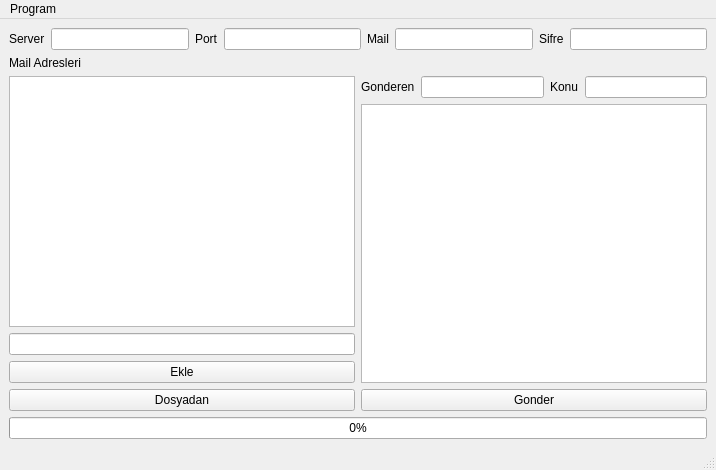
<?xml version="1.0" encoding="UTF-8"?>
<ui version="4.0">
 <class>MainWindow</class>
 <widget class="QMainWindow" name="MainWindow">
  <property name="geometry">
   <rect>
    <x>0</x>
    <y>0</y>
    <width>716</width>
    <height>470</height>
   </rect>
  </property>
  <property name="windowTitle">
   <string>Toplu Mail Gonderici</string>
  </property>
  <widget class="QWidget" name="centralwidget">
   <layout class="QGridLayout" name="gridLayout_8">
    <item row="0" column="0">
     <layout class="QGridLayout" name="gridLayout_7">
      <item row="0" column="0">
       <layout class="QGridLayout" name="gridLayout">
        <item row="0" column="6">
         <widget class="QLabel" name="label_4">
          <property name="text">
           <string>Sifre</string>
          </property>
         </widget>
        </item>
        <item row="0" column="0">
         <widget class="QLabel" name="label">
          <property name="text">
           <string>Server</string>
          </property>
         </widget>
        </item>
        <item row="0" column="5">
         <widget class="QLineEdit" name="lineEdit_4"/>
        </item>
        <item row="0" column="2">
         <widget class="QLabel" name="label_2">
          <property name="text">
           <string>Port</string>
          </property>
         </widget>
        </item>
        <item row="0" column="4">
         <widget class="QLabel" name="label_3">
          <property name="text">
           <string>Mail</string>
          </property>
         </widget>
        </item>
        <item row="0" column="7">
         <widget class="QLineEdit" name="lineEdit"/>
        </item>
        <item row="0" column="1">
         <widget class="QLineEdit" name="lineEdit_2"/>
        </item>
        <item row="0" column="3">
         <widget class="QLineEdit" name="lineEdit_3"/>
        </item>
       </layout>
      </item>
      <item row="1" column="0">
       <layout class="QGridLayout" name="gridLayout_6">
        <item row="0" column="0">
         <widget class="QLabel" name="label_5">
          <property name="text">
           <string>Mail Adresleri</string>
          </property>
         </widget>
        </item>
        <item row="1" column="0">
         <layout class="QGridLayout" name="gridLayout_5">
          <item row="0" column="0" rowspan="3">
           <layout class="QGridLayout" name="gridLayout_4">
            <item row="0" column="0">
             <widget class="QListWidget" name="listWidget"/>
            </item>
            <item row="1" column="0">
             <layout class="QGridLayout" name="gridLayout_3">
              <item row="0" column="0">
               <widget class="QLineEdit" name="lineEdit_7"/>
              </item>
              <item row="1" column="0">
               <widget class="QPushButton" name="pushButton_2">
                <property name="text">
                 <string>Ekle</string>
                </property>
                <property name="icon">
                 <iconset>
                  <normaloff>../../usr/share/icons/Humanity/actions/64/document-new.svg</normaloff>../../usr/share/icons/Humanity/actions/64/document-new.svg</iconset>
                </property>
                <property name="shortcut">
                 <string>Return</string>
                </property>
               </widget>
              </item>
              <item row="2" column="0">
               <widget class="QPushButton" name="pushButton_3">
                <property name="text">
                 <string>Dosyadan</string>
                </property>
                <property name="icon">
                 <iconset>
                  <normaloff>../../usr/share/icons/Humanity/actions/64/stock_add-bookmark.svg</normaloff>../../usr/share/icons/Humanity/actions/64/stock_add-bookmark.svg</iconset>
                </property>
               </widget>
              </item>
             </layout>
            </item>
           </layout>
          </item>
          <item row="0" column="1">
           <layout class="QGridLayout" name="gridLayout_2">
            <item row="0" column="0">
             <widget class="QLabel" name="label_6">
              <property name="text">
               <string>Gonderen</string>
              </property>
             </widget>
            </item>
            <item row="0" column="1">
             <widget class="QLineEdit" name="lineEdit_6"/>
            </item>
            <item row="0" column="2">
             <widget class="QLabel" name="label_8">
              <property name="text">
               <string>Konu</string>
              </property>
             </widget>
            </item>
            <item row="0" column="3">
             <widget class="QLineEdit" name="lineEdit_5"/>
            </item>
           </layout>
          </item>
          <item row="1" column="1">
           <widget class="QTextEdit" name="textEdit"/>
          </item>
          <item row="2" column="1">
           <widget class="QPushButton" name="pushButton">
            <property name="text">
             <string>Gonder</string>
            </property>
            <property name="icon">
             <iconset>
              <normaloff>../../usr/share/icons/Humanity/actions/64/address-book-new.svg</normaloff>../../usr/share/icons/Humanity/actions/64/address-book-new.svg</iconset>
            </property>
           </widget>
          </item>
         </layout>
        </item>
       </layout>
      </item>
     </layout>
    </item>
    <item row="1" column="0">
     <widget class="QProgressBar" name="progressBar">
      <property name="value">
       <number>0</number>
      </property>
     </widget>
    </item>
   </layout>
  </widget>
  <widget class="QStatusBar" name="statusbar"/>
  <widget class="QMenuBar" name="menubar">
   <property name="geometry">
    <rect>
     <x>0</x>
     <y>0</y>
     <width>716</width>
     <height>25</height>
    </rect>
   </property>
   <widget class="QMenu" name="menuProgram">
    <property name="title">
     <string>Program</string>
    </property>
    <addaction name="actionAyarlar"/>
    <addaction name="actionHakkinda"/>
    <addaction name="actionYukseltme"/>
   </widget>
   <addaction name="menuProgram"/>
  </widget>
  <action name="actionAyarlar">
   <property name="enabled">
    <bool>false</bool>
   </property>
   <property name="text">
    <string>Ayarlar</string>
   </property>
  </action>
  <action name="actionHakkinda">
   <property name="enabled">
    <bool>false</bool>
   </property>
   <property name="text">
    <string>Hakkinda</string>
   </property>
  </action>
  <action name="actionYukseltme">
   <property name="enabled">
    <bool>false</bool>
   </property>
   <property name="text">
    <string>Yukseltme</string>
   </property>
  </action>
 </widget>
 <resources>
  <include location="kaynaklar.qrc"/>
 </resources>
 <connections>
  <connection>
   <sender>pushButton_3</sender>
   <signal>clicked()</signal>
   <receiver>MainWindow</receiver>
   <slot>close()</slot>
   <hints>
    <hint type="sourcelabel">
     <x>263</x>
     <y>389</y>
    </hint>
    <hint type="destinationlabel">
     <x>4</x>
     <y>392</y>
    </hint>
   </hints>
  </connection>
 </connections>
</ui>
